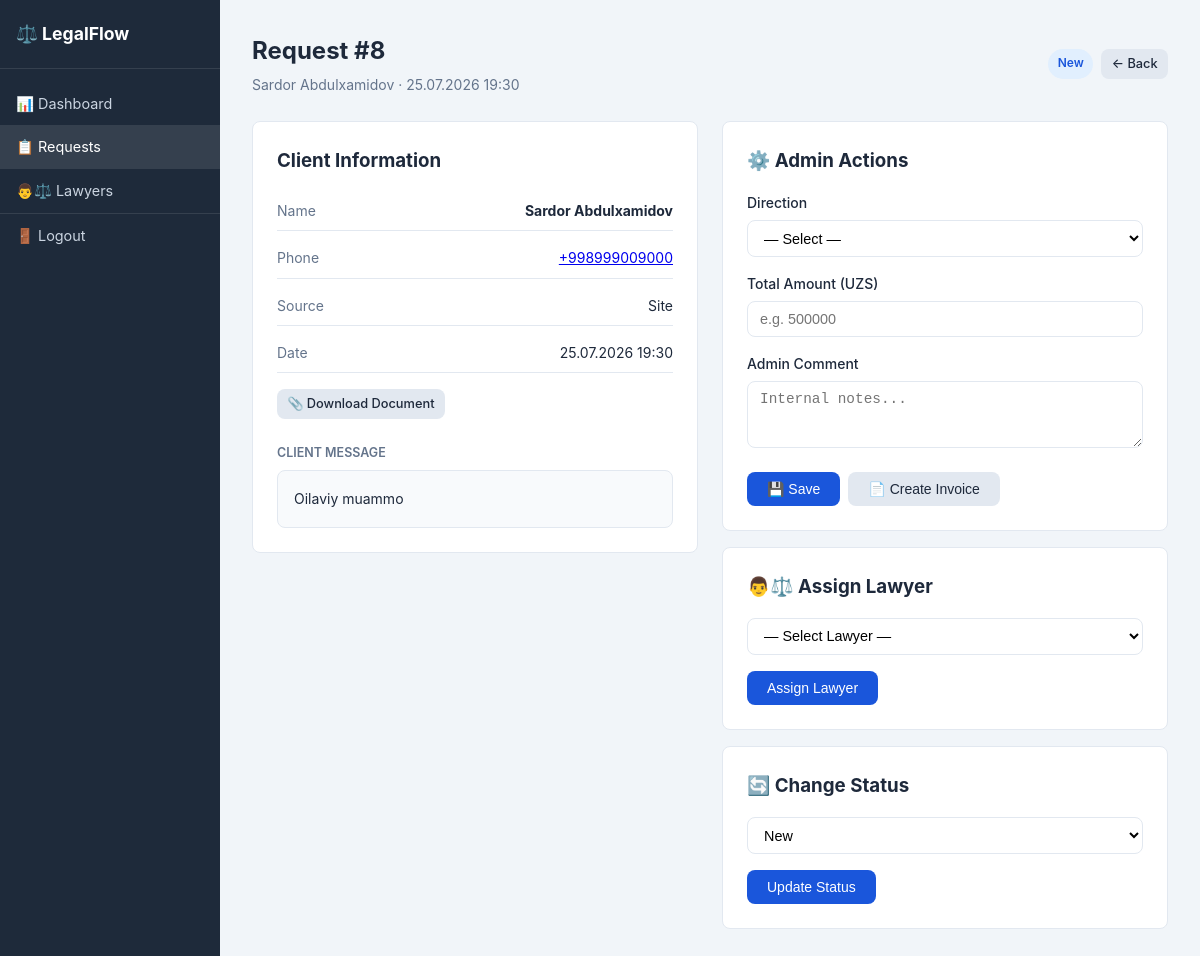
/admin-panel/requests/8/ (signed in), run on the app's committed database.
### contact/models.py (models this page shows, shortened)
class Request(models.Model):
    SOURCE_SITE = 'site'
    SOURCE_BOT = 'bot'
    SOURCES = [(SOURCE_SITE, 'Site'), (SOURCE_BOT, 'Telegram Bot')]
    STATUS_NEW = 'new'
    STATUS_REVIEWING = 'reviewing'
    STATUS_OFFERED = 'offered'
    STATUS_PAID = 'paid'
    STATUS_ASSIGNED = 'assigned'
    STATUS_CLOSED = 'closed'
    STATUSES = [
        (STATUS_NEW, 'New'),
        (STATUS_REVIEWING, 'Reviewing'),
        (STATUS_OFFERED, 'Offered'),
        (STATUS_PAID, 'Paid'),
        (STATUS_ASSIGNED, 'Assigned'),
        (STATUS_CLOSED, 'Closed'),
    ]
    DIRECTIONS = [
        ('family', 'Family'),
        ('criminal', 'Criminal'),
        ('labor', 'Labor'),
        ('tax', 'Tax'),
        ('contract', 'Contract'),
        ('other', 'Other'),
    ]
    customer_name = models.CharField(max_length=200)
    phone = models.CharField(max_length=20)
    text = models.TextField()
    file = models.FileField(upload_to='requests/', blank=True, null=True)
    source = models.CharField(max_length=10, choices=SOURCES, default=SOURCE_SITE)
    telegram_chat_id = models.CharField(max_length=50, blank=True)
    date = models.DateTimeField(auto_now_add=True)
    status = models.CharField(max_length=20, choices=STATUSES, default=STATUS_NEW)
    direction = models.CharField(max_length=20, choices=DIRECTIONS, blank=True)
    total_amount = models.DecimalField(max_digits=12, decimal_places=2, null=True, blank=True)
    admin_comment = models.TextField(blank=True)
    access_token = models.UUIDField(default=uuid.uuid4, unique=True, editable=False)
    class Meta:
        ordering = ['-date']
        indexes = [
            models.Index(fields=['date']),
            models.Index(fields=['status']),
        ]

### admin_panel/views.py (the view)
    @login_required
    def wrapper(request, *args, **kwargs):
        if not request.user.is_admin():
            return redirect('/accounts/login/')
        return view_func(request, *args, **kwargs)

### accounts/models.py (called while the page is built)
    def is_admin(self):
        return self.role == self.ROLE_ADMIN

### admin_panel/views.py (called while the page is built)
def admin_required(view_func):
    @login_required
    def wrapper(request, *args, **kwargs):
        if not request.user.is_admin():
            return redirect('/accounts/login/')
        return view_func(request, *args, **kwargs)
    return wrapper

@admin_required
def request_detail(request, pk):
    req = get_object_or_404(Request, pk=pk)
    lawyers = Lawyer.objects.select_related('user').all()
    case = getattr(req, 'case', None)
    invoice = getattr(req, 'invoice', None)
    return render(request, 'admin_panel/request_detail.html', {
        'req': req,
        'lawyers': lawyers,
        'case': case,
        'invoice': invoice,
        'directions': Request.DIRECTIONS,
        'statuses': Request.STATUSES,
    })

### templates/admin_panel/request_detail.html (shortened to what this page needs)
{% extends "admin_panel/base.html" %}
{% block nav_req %}active{% endblock %}
{% block content %}
<div style="display:flex;justify-content:space-between;align-items:center;margin-bottom:1.5rem;">
  <div>
    <h1 style="margin-bottom:.25rem;">Request #{{ req.pk }}</h1>
    <p style="color:var(--muted);font-size:.875rem;">{{ req.customer_name }} · {{ req.date|date:"d.m.Y H:i" }}</p>
  </div>
  <div style="display:flex;gap:.5rem;">
    <span class="badge badge-{{ req.status }}">{{ req.get_status_display }}</span>
    <a href="/admin-panel/requests/" class="btn btn-secondary btn-sm">← Back</a>
  </div>
</div>
<div class="detail-grid">
  <div>
    <div class="card" style="margin-bottom:1rem;">
      <h3 style="margin-bottom:1rem;">Client Information</h3>
      <div style="display:flex;flex-direction:column;gap:.5rem;">
        <div style="display:flex;justify-content:space-between;padding:.5rem 0;border-bottom:1px solid var(--border);font-size:.875rem;">
          <span style="color:var(--muted);">Name</span><strong>{{ req.customer_name }}</strong>
        </div>
        <div style="display:flex;justify-content:space-between;padding:.5rem 0;border-bottom:1px solid var(--border);font-size:.875rem;">
          <span style="color:var(--muted);">Phone</span><a href="tel:{{ req.phone }}">{{ req.phone }}</a>
        </div>
        <div style="display:flex;justify-content:space-between;padding:.5rem 0;border-bottom:1px solid var(--border);font-size:.875rem;">
          <span style="color:var(--muted);">Source</span>{{ req.get_source_display }}
        </div>
        <div style="display:flex;justify-content:space-between;padding:.5rem 0;border-bottom:1px solid var(--border);font-size:.875rem;">
          <span style="color:var(--muted);">Date</span>{{ req.date|date:"d.m.Y H:i" }}
        </div>
        {% if req.file %}
        <div style="padding:.5rem 0;">
          <a href="{{ req.file.url }}" target="_blank" class="btn btn-secondary btn-sm">📎 Download Document</a>
        </div>
        {% endif %}
      </div>
      <div style="margin-top:1rem;">
        <div style="font-size:.78rem;font-weight:600;color:var(--muted);margin-bottom:.4rem;">CLIENT MESSAGE</div>
        <div style="background:#f8fafc;border:1px solid var(--border);border-radius:8px;padding:1rem;font-size:.875rem;line-height:1.7;white-space:pre-wrap;">{{ req.text }}</div>
      </div>
    </div>
  </div>
  <div>
    <div class="card" style="margin-bottom:1rem;">
      <h3 style="margin-bottom:1rem;">⚙️ Admin Actions</h3>
      <div class="form-group">
        <label>Direction</label>
        <select id="direction">
          <option value="">— Select —</option>
        </select>
      </div>
      <div class="form-group">
        <label>Total Amount (UZS)</label>
        <input type="number" id="total-amount" value="{{ req.total_amount|default:'' }}" placeholder="e.g. 500000" min="0" max="9999999999.99" step="0.01">
      </div>
      <div class="form-group">
        <label>Admin Comment</label>
        <textarea id="admin-comment" rows="3" placeholder="Internal notes...">{{ req.admin_comment }}</textarea>
      </div>
      <div style="display:flex;gap:.5rem;flex-wrap:wrap;">
        <button onclick="saveRequest()" class="btn btn-primary">💾 Save</button>
        {% if not invoice %}
        <button onclick="createInvoice()" class="btn btn-secondary">📄 Create Invoice</button>
        {% endif %}
      </div>
    </div>
    <div class="card" style="margin-bottom:1rem;">
      <h3 style="margin-bottom:1rem;">👨⚖️ Assign Lawyer</h3>
      <div class="form-group">
        <select id="lawyer-select">
          <option value="">— Select Lawyer —</option>
        </select>
      </div>
      <button onclick="assignLawyer()" class="btn btn-primary">Assign Lawyer</button>
    </div>
    <div class="card">
      <h3 style="margin-bottom:1rem;">🔄 Change Status</h3>
      <div class="form-group">
        <select id="req-status">
          {% for val, label in statuses %}<option value="{{ val }}" {% if req.status == val %}selected{% endif %}>{{ label }}</option>{% endfor %}
        </select>
      </div>
      <button onclick="changeStatus()" class="btn btn-primary">Update Status</button>
    </div>
  </div>
</div>
{% endblock %}

### static/css/admin.css (style rules this page uses)
*, *::before, *::after { box-sizing: border-box; margin: 0; padding: 0; }
:root { --primary: #1a56db; --primary-dark: #1341b0; --success: #0e9f6e; --danger: #e02424; --sidebar-bg: #1e2a3a; --sidebar-text: #cbd5e1; --sidebar-active: #fff; --bg: #f1f5f9; --card-bg: #fff; --border: #e2e8f0; --text: #1e293b; --muted: #64748b; --radius: 8px; }
body { font-family: -apple-system, BlinkMacSystemFont, 'Segoe UI', sans-serif; color: var(--text); line-height: 1.6; }
.admin-body { display: flex; min-height: 100vh; background: var(--bg); }
.admin-content h1 { font-size: 1.5rem; margin-bottom: 1.5rem; }
.card { background: var(--card-bg); border: 1px solid var(--border); border-radius: var(--radius); padding: 1.5rem; margin-bottom: 1.5rem; }
.card h3, .card h4 { margin-bottom: .75rem; }
.detail-grid { display: grid; grid-template-columns: 1fr 1fr; gap: 1.5rem; }
.form-group { margin-bottom: 1rem; }
.form-group label { display: block; font-size: .875rem; font-weight: 500; margin-bottom: .35rem; }
.form-group input, .form-group textarea, .form-group select { width: 100%; padding: .55rem .75rem; border: 1px solid var(--border); border-radius: var(--radius); font-size: .9rem; background: #fff; }
.btn { display: inline-block; padding: .55rem 1.25rem; border-radius: var(--radius); font-size: .875rem; font-weight: 500; cursor: pointer; border: none; text-decoration: none; transition: background .15s; }
.btn-primary { background: var(--primary); color: #fff; }
.btn-secondary { background: #e2e8f0; color: var(--text); }
.btn-sm { padding: .3rem .65rem; font-size: .8rem; }
.badge { display: inline-block; padding: .2rem .6rem; border-radius: 999px; font-size: .75rem; font-weight: 600; }
.badge-new { background: #e1effe; color: #1a56db; }

### data on the page
Request: pk "8", customer_name "Sardor Abdulxamidov", date "25.07.2026 19:30", status "New", phone "+998999009000", source "Site", text "Oilaviy muammo"
